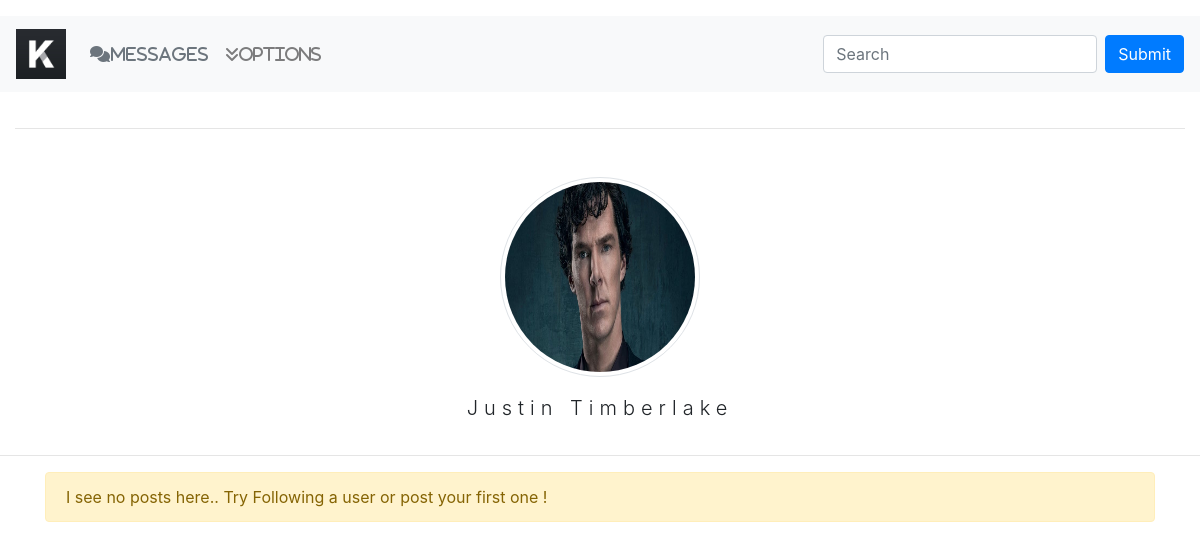
/homepage.php (signed in), run on the app's committed database.
### tables this page shows
CREATE TABLE `users_tbl` (
  `user_id` int(11) NOT NULL,
  `user_fullname` varchar(100) NOT NULL,
  `user_age` varchar(100) NOT NULL,
  `user_bdate` date NOT NULL,
  `user_location` varchar(100) NOT NULL,
  `user_img` varchar(100) DEFAULT NULL,
  `login_id` int(100) NOT NULL
);

### classes/Connection.php (called while the page is built, shortened)
<?php
class Connection{
    private $servername = 'localhost';
    private $username = 'root';
    private $password = '';
    private $db_name = 'sm_kredo';
    public function __construct()
    {
        $this->conn = new mysqli($this->servername,$this->username,$this->password,$this->db_name);
        if($this->conn->connect_error){
            die($this->conn->connect_error);
        }else{
            return $this->conn;
        }
    }
}
?>

### userAction.php (called while the page is built, shortened)
<?php
include 'classes/User.php';
$UserClass = new User;

### classes/User.php (called while the page is built, shortened)
<?php
include 'Connection.php';
class User extends Connection
{
    public function getOneUser($id)
    {
        $sql = "SELECT * FROM users_tbl WHERE user_id='$id'";
        $result = $this->conn->query($sql);
        if ($result == FALSE) {
            die($this->conn->error);
        } else {
            return $result->fetch_assoc();
        }
    }
    public function getFollowedUserPosts($id)
    {
        $sql = "SELECT * FROM posts_tbl INNER JOIN followed_users ON posts_tbl.user_id = followed_users.followed_user_id
        INNER JOIN users_tbl ON posts_tbl.user_id = users_tbl.user_id WHERE followed_users.user_id = '$id'
         ORDER BY posts_tbl.post_id DESC";
        $result = $this->conn->query($sql);
        if($result->num_rows>0){
            $row = array();
            while($rows = $result->fetch_assoc()){
                $row[] = $rows;
            }
            return $row;
        }else{
            return FALSE;
        }
    }
}

### homepage.php (the view, shortened to what this page needs)
<?php
include 'userAction.php';
$currentUserID = $_SESSION['login_id'];
$currentUser = $UserClass->getOneUser($currentUserID);
$followedPosts = $UserClass->getFollowedUserPosts($currentUserID);
?>
<!doctype html>
<html lang="en">
<head>
    <link rel="stylesheet" href="https://stackpath.bootstrapcdn.com/bootstrap/4.3.1/css/bootstrap.min.css">
</head>
<body>
    <div class="container">
        <div class="row fixed-top">
            <div class="col-lg-12">
                <?php include 'navbar.php' ?>
            </div>
        </div>
        <div class="row spacer mt-3">
            <div class="col-lg-12 p-5">
            </div>
        </div>
    </div>
    <div class="container-fluid">
        <hr>
    </div>
    <div class="container">
        <div class="row mt-5" style="">
            <div class="col-lg-4"></div>
            <div class="col-lg-4 text-center"><img src="uploads/<?php echo $currentUser['user_img'] ?>" class='img-thumbnail img-fluid rounded-circle' style="height:200px; width:200px" alt=""></div>
            <div class="col-lg-4">
            </div>
        </div>
        <div class="row mt-3">
            <div class="col-lg-4"></div>
            <div class="col-lg-4 text-center">
                <p class="lead" style="letter-spacing: 0.3em">
                    <?php
                    echo $currentUser['user_fullname'];
                    ?>
                </p>
            </div>
            <div class="col-lg-4"></div>
        </div>
    </div>
    <hr>
    <div class="container">
        <div class="row">
            <div class="col-lg-12">
                <?php
                if ($followedPosts == FALSE) {
                    echo "<div class = 'alert alert-warning'>I see no posts here.. Try Following a user or post your first one !</div>";
                }
                ?>
            </div>
        </div>
    </div>
</body>
</html>

### data on the page
users_tbl: user_img (picture), user_fullname "Justin Timberlake"
